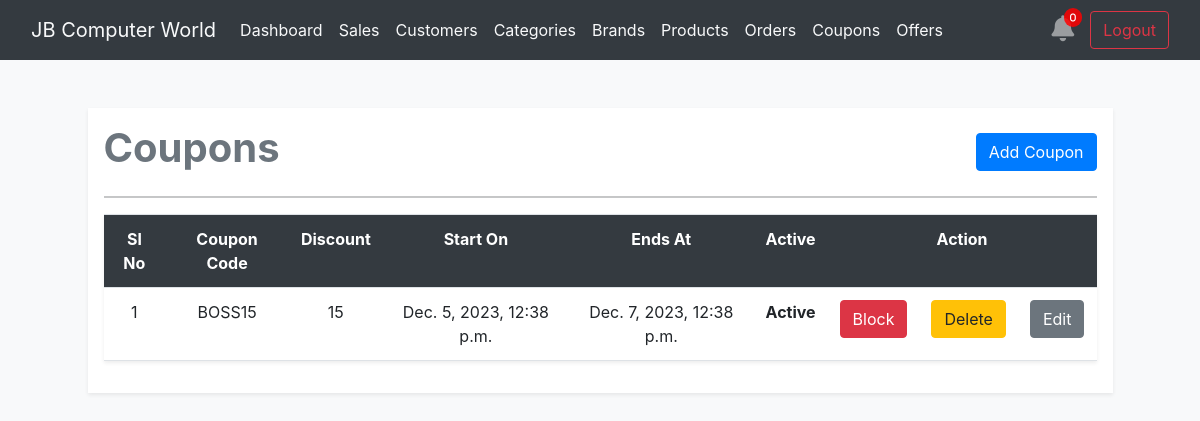
The page /coupons on the database its author committed.
### administration/models.py (models this page shows, shortened)
class Coupon(models.Model):
    code = models.CharField(max_length=50, unique=True)
    discount = models.IntegerField()
    valid_from = models.DateTimeField()
    valid_to = models.DateTimeField()
    active = models.BooleanField(default=True)

### administration/views.py (the view)
# urls.py: path('coupons', coupons, name='coupons'),
def coupons(request):
    coupons = Coupon.objects.all()
    return render(request, 'admin_manage/coupon/coupons.html', {'coupons': coupons})

### cart/context_processor.py (called while the page is built)
def cart(request):
    total_cart_item = 0
    if request.user.is_authenticated:
        cart = CartItem.objects.filter(user=request.user)
        for item in cart:
            total_cart_item += item.quantity
    return {'total_cart_item': total_cart_item}

### templates/admin_manage/coupon/coupons.html
{% extends 'admin_manage/adm/base.html' %}
{% block body_content %}
<div class="row my-5 d-flex justify-content-center">
    <div class="col-10 p-3 bg-white shadow-sm">
        <div class="d-flex justify-content-between align-items-center">
            <h1 class="fw-bold text-center text-secondary">Coupons</h1>
            <a class="btn btn-primary" href="{% url 'coupons-add' %}">Add Coupon</a>
        </div>
        <hr>
        <table class="table text-center shadow-sm">
            <tr class="bg-dark text-white">
                <th>Sl No</th>
                <th>Coupon Code</th>
                <th>Discount </th>
                <th>Start On</th>
                <th>Ends At</th>
                <th>Active</th>
                <th colspan="3">Action</th>
            </tr>
            {% for coupon in coupons %}
            <tr>
                <td>{{ forloop.counter }}</td>
                <td>{{ coupon.code }}</td>
                <td>{{ coupon.discount }}</td>
                <td>{{ coupon.valid_from }}</td>
                <td>{{ coupon.valid_to }}</td>
                <td class="fw-bold">
                    {% if coupon.active %}
                        Active
                    {% else %}
                        Blocked
                    {% endif %}
                </td>
                <td>
                    {% if coupon.active %}
                        <a href="{% url 'coupon-block' coupon.id %}" class="btn btn-danger">Block</a>
                    {% else %}
                        <a href="{% url 'coupon-block' coupon.id %}" class="btn btn-success">Unblock</a>
                    {% endif %}
                </td>
                <td>
                    <a href="{% url 'coupon-delete' coupon.id %}" class="btn btn-warning">Delete</a>
                </td>
                <td>
                    <a href="{% url 'coupon-edit' coupon.id %}" class="btn btn-secondary">Edit</a>
                </td>
            </tr>
            {% endfor %}
        </table>
    </div>
</div>
{% endblock %}

### rows shown on the page
Coupon: code "BOSS15", discount "15", valid_from "Dec. 5, 2023, 12:38 p.m.", valid_to "Dec. 7, 2023, 12:38 p.m.", active "Active"
